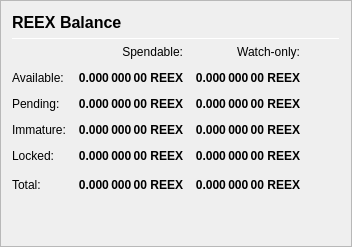
                   <widget class="QFrame" name="frame_Balances">
                    <property name="frameShape">
                     <enum>QFrame::StyledPanel</enum>
                    </property>
                    <property name="frameShadow">
                     <enum>QFrame::Raised</enum>
                    </property>
                    <layout class="QVBoxLayout" name="verticalLayout_4">
                     <item>
                      <layout class="QHBoxLayout" name="horizontalLayout_4">
                       <item>
                        <widget class="QLabel" name="label_5">
                         <property name="minimumSize">
                          <size>
                           <width>0</width>
                           <height>20</height>
                          </size>
                         </property>
                         <property name="font">
                          <font>
                           <pointsize>12</pointsize>
                           <weight>75</weight>
                           <bold>true</bold>
                          </font>
                         </property>
                         <property name="text">
                          <string>REEX Balance</string>
                         </property>
                        </widget>
                       </item>
                       <!-- <item>
                        <widget class="QLabel" name="labelREEXPercent">
                         <property name="text">
                          <string notr="true">0 %</string>
                         </property>
                        </widget>
                       </item> -->
                       <item>
                        <spacer name="horizontalSpacer_3">
                         <property name="orientation">
                          <enum>Qt::Horizontal</enum>
                         </property>
                         <property name="sizeHint" stdset="0">
                          <size>
                           <width>40</width>
                           <height>20</height>
                          </size>
                         </property>
                        </spacer>
                       </item>
                      </layout>
                     </item>
                     <item>
                      <widget class="Line" name="line_Balance">
                       <property name="minimumSize">
                        <size>
                         <width>0</width>
                         <height>1</height>
                        </size>
                       </property>
                       <property name="maximumSize">
                        <size>
                         <width>16777215</width>
                         <height>1</height>
                        </size>
                       </property>
                       <property name="orientation">
                        <enum>Qt::Horizontal</enum>
                       </property>
                      </widget>
                     </item>
                     <item>
                      <layout class="QGridLayout" name="gridLayout">
                       <property name="spacing">
                        <number>12</number>
                       </property>
                       <item row="0" column="1">
                        <widget class="QLabel" name="labelSpendable">
                         <property name="text">
                          <string>Spendable:</string>
                         </property>
                         <property name="alignment">
                          <set>Qt::AlignRight|Qt::AlignTrailing|Qt::AlignVCenter</set>
                         </property>
                        </widget>
                       </item>
                       <item row="0" column="2">
                        <widget class="QLabel" name="labelWatchonly">
                         <property name="text">
                          <string>Watch-only:</string>
                         </property>
                         <property name="alignment">
                          <set>Qt::AlignRight|Qt::AlignTrailing|Qt::AlignVCenter</set>
                         </property>
                        </widget>
                       </item>
                       <item row="1" column="0">
                        <widget class="QLabel" name="labelBalanceText">
                         <property name="text">
                          <string>Available:</string>
                         </property>
                        </widget>
                       </item>
                       <item row="1" column="1">
                        <widget class="QLabel" name="labelBalance">
                         <property name="font">
                          <font>
                           <weight>75</weight>
                           <bold>true</bold>
                          </font>
                         </property>
                         <property name="cursor">
                          <cursorShape>IBeamCursor</cursorShape>
                         </property>
                         <property name="toolTip">
                          <string>Your current spendable balance</string>
                         </property>
                         <property name="text">
                          <string notr="true">0.000 000 00 REEX</string>
                         </property>
                         <property name="alignment">
                          <set>Qt::AlignRight|Qt::AlignTrailing|Qt::AlignVCenter</set>
                         </property>
                         <property name="textInteractionFlags">
                          <set>Qt::LinksAccessibleByMouse|Qt::TextSelectableByKeyboard|Qt::TextSelectableByMouse</set>
                         </property>
                        </widget>
                       </item>
                       <item row="1" column="2">
                        <widget class="QLabel" name="labelWatchAvailable">
                         <property name="font">
                          <font>
                           <weight>75</weight>
                           <bold>true</bold>
                          </font>
                         </property>
                         <property name="cursor">
                          <cursorShape>IBeamCursor</cursorShape>
                         </property>
                         <property name="toolTip">
                          <string>Your current balance in watch-only addresses</string>
                         </property>
                         <property name="text">
                          <string notr="true">0.000 000 00 REEX</string>
                         </property>
                         <property name="alignment">
                          <set>Qt::AlignRight|Qt::AlignTrailing|Qt::AlignVCenter</set>
                         </property>
                         <property name="textInteractionFlags">
                          <set>Qt::LinksAccessibleByMouse|Qt::TextSelectableByKeyboard|Qt::TextSelectableByMouse</set>
                         </property>
                        </widget>
                       </item>
                       <item row="2" column="0">
                        <widget class="QLabel" name="labelPendingText">
                         <property name="text">
                          <string>Pending:</string>
                         </property>
                        </widget>
                       </item>
                       <item row="2" column="1">
                        <widget class="QLabel" name="labelUnconfirmed">
                         <property name="font">
                          <font>
                           <weight>75</weight>
                           <bold>true</bold>
                          </font>
                         </property>
                         <property name="cursor">
                          <cursorShape>IBeamCursor</cursorShape>
                         </property>
                         <property name="toolTip">
                          <string>Total of transactions that have yet to be confirmed, and do not yet count toward the spendable balance</string>
                         </property>
                         <property name="text">
                          <string notr="true">0.000 000 00 REEX</string>
                         </property>
                         <property name="alignment">
                          <set>Qt::AlignRight|Qt::AlignTrailing|Qt::AlignVCenter</set>
                         </property>
                         <property name="textInteractionFlags">
                          <set>Qt::LinksAccessibleByMouse|Qt::TextSelectableByKeyboard|Qt::TextSelectableByMouse</set>
                         </property>
                        </widget>
                       </item>
                       <item row="2" column="2">
                        <widget class="QLabel" name="labelWatchPending">
                         <property name="font">
                          <font>
                           <weight>75</weight>
                           <bold>true</bold>
                          </font>
                         </property>
                         <property name="cursor">
                          <cursorShape>IBeamCursor</cursorShape>
                         </property>
                         <property name="toolTip">
                          <string>Unconfirmed transactions to watch-only addresses</string>
                         </property>
                         <property name="text">
                          <string notr="true">0.000 000 00 REEX</string>
                         </property>
                         <property name="alignment">
                          <set>Qt::AlignRight|Qt::AlignTrailing|Qt::AlignVCenter</set>
                         </property>
                         <property name="textInteractionFlags">
                          <set>Qt::LinksAccessibleByMouse|Qt::TextSelectableByKeyboard|Qt::TextSelectableByMouse</set>
                         </property>
                        </widget>
                       </item>
                       <item row="3" column="0">
                        <widget class="QLabel" name="labelImmatureText">
                         <property name="text">
                          <string>Immature:</string>
                         </property>
                        </widget>
                       </item>
                       <item row="3" column="1">
                        <widget class="QLabel" name="labelImmature">
                         <property name="font">
                          <font>
                           <weight>75</weight>
                           <bold>true</bold>
                          </font>
                         </property>
                         <property name="cursor">
                          <cursorShape>IBeamCursor</cursorShape>
                         </property>
                         <property name="toolTip">
                          <string>Staked or masternode rewards that has not yet matured</string>
                         </property>
                         <property name="text">
                          <string notr="true">0.000 000 00 REEX</string>
                         </property>
                         <property name="alignment">
                          <set>Qt::AlignRight|Qt::AlignTrailing|Qt::AlignVCenter</set>
                         </property>
                         <property name="textInteractionFlags">
                          <set>Qt::LinksAccessibleByMouse|Qt::TextSelectableByKeyboard|Qt::TextSelectableByMouse</set>
                         </property>
                        </widget>
                       </item>
                       <item row="3" column="2">
                        <widget class="QLabel" name="labelWatchImmature">
                         <property name="font">
                          <font>
                           <weight>75</weight>
                           <bold>true</bold>
                          </font>
                         </property>
                         <property name="cursor">
                          <cursorShape>IBeamCursor</cursorShape>
                         </property>
                         <property name="toolTip">
                          <string>Staked or masternode rewards in watch-only addresses that has not yet matured</string>
                         </property>
                         <property name="text">
                          <string notr="true">0.000 000 00 REEX</string>
                         </property>
                         <property name="alignment">
                          <set>Qt::AlignRight|Qt::AlignTrailing|Qt::AlignVCenter</set>
                         </property>
                         <property name="textInteractionFlags">
                          <set>Qt::LinksAccessibleByMouse|Qt::TextSelectableByKeyboard|Qt::TextSelectableByMouse</set>
                         </property>
                        </widget>
                       </item>
                       <item row="4" column="0">
                        <widget class="QLabel" name="labelLockedBalanceText">
                         <property name="toolTip">
                          <string>Locked REEX or Masternode collaterals. These are excluded from zREEX minting.</string>
                         </property>
                         <property name="text">
                          <string>Locked:</string>
                         </property>
                        </widget>
                       </item>
                       <item row="4" column="1">
                        <widget class="QLabel" name="labelLockedBalance">
                         <property name="font">
                          <font>
                           <weight>75</weight>
                           <bold>true</bold>
                          </font>
                         </property>
                         <property name="cursor">
                          <cursorShape>IBeamCursor</cursorShape>
                         </property>
                         <property name="toolTip">
                          <string>Locked REEX or Masternode collaterals. These are excluded from zREEX minting.</string>
                         </property>
                         <property name="text">
                          <string notr="true">0.000 000 00 REEX</string>
                         </property>
                         <property name="alignment">
                          <set>Qt::AlignRight|Qt::AlignTrailing|Qt::AlignVCenter</set>
                         </property>
                         <property name="textInteractionFlags">
                          <set>Qt::LinksAccessibleByMouse|Qt::TextSelectableByKeyboard|Qt::TextSelectableByMouse</set>
                         </property>
                        </widget>
                       </item>
                       <item row="4" column="2">
                        <widget class="QLabel" name="labelWatchLocked">
                         <property name="font">
                          <font>
                           <weight>75</weight>
                           <bold>true</bold>
                          </font>
                         </property>
                         <property name="cursor">
                          <cursorShape>IBeamCursor</cursorShape>
                         </property>
                         <property name="toolTip">
                          <string>Current locked balance in watch-only addresses</string>
                         </property>
                         <property name="text">
                          <string notr="true">0.000 000 00 REEX</string>
                         </property>
                         <property name="alignment">
                          <set>Qt::AlignRight|Qt::AlignTrailing|Qt::AlignVCenter</set>
                         </property>
                         <property name="textInteractionFlags">
                          <set>Qt::LinksAccessibleByMouse|Qt::TextSelectableByKeyboard|Qt::TextSelectableByMouse</set>
                         </property>
                        </widget>
                       </item>
                       <item row="5" column="0">
                        <widget class="QLabel" name="labelTotalText">
                         <property name="text">
                          <string>Total:</string>
                         </property>
                         <property name="toolTip">
                          <string>Your current Retrex balance, unconfirmed and immature transactions included</string>
                         </property>
                        </widget>
                       </item>
                       <item row="5" column="1">
                        <widget class="QLabel" name="labelTotal">
                         <property name="font">
                          <font>
                           <weight>75</weight>
                           <bold>true</bold>
                          </font>
                         </property>
                         <property name="cursor">
                          <cursorShape>IBeamCursor</cursorShape>
                         </property>
                         <property name="toolTip">
                          <string>Your current Retrex balance, unconfirmed and immature transactions included</string>
                         </property>
                         <property name="text">
                          <string notr="true">0.000 000 00 REEX</string>
                         </property>
                         <property name="alignment">
                          <set>Qt::AlignRight|Qt::AlignTrailing|Qt::AlignVCenter</set>
                         </property>
                         <property name="textInteractionFlags">
                          <set>Qt::LinksAccessibleByMouse|Qt::TextSelectableByKeyboard|Qt::TextSelectableByMouse</set>
                         </property>
                        </widget>
                       </item>
                       <item row="5" column="2">
                        <widget class="QLabel" name="labelWatchTotal">
                         <property name="font">
                          <font>
                           <weight>75</weight>
                           <bold>true</bold>
                          </font>
                         </property>
                         <property name="cursor">
                          <cursorShape>IBeamCursor</cursorShape>
                         </property>
                         <property name="toolTip">
                          <string>Current total balance in watch-only addresses</string>
                         </property>
                         <property name="text">
                          <string notr="true">0.000 000 00 REEX</string>
                         </property>
                         <property name="alignment">
                          <set>Qt::AlignRight|Qt::AlignTrailing|Qt::AlignVCenter</set>
                         </property>
                         <property name="textInteractionFlags">
                          <set>Qt::LinksAccessibleByMouse|Qt::TextSelectableByKeyboard|Qt::TextSelectableByMouse</set>
                         </property>
                        </widget>
                       </item>
                       <item row="5" column="3">
                        <spacer name="horizontalSpacer_9">
                         <property name="orientation">
                          <enum>Qt::Horizontal</enum>
                         </property>
                         <property name="sizeHint" stdset="0">
                          <size>
                           <width>40</width>
                           <height>20</height>
                          </size>
                         </property>
                        </spacer>
                       </item>
                      </layout>
                     </item>
                     <item>
                      <spacer name="verticalSpacer_3">
                       <property name="orientation">
                        <enum>Qt::Vertical</enum>
                       </property>
                       <property name="sizeHint" stdset="0">
                        <size>
                         <width>20</width>
                         <height>40</height>
                        </size>
                       </property>
                      </spacer>
                     </item>
                    </layout>
                   </widget>
